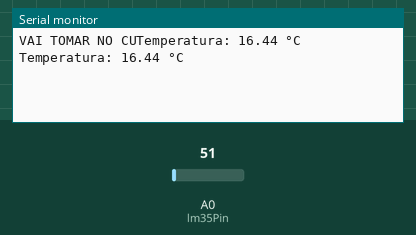
Simulated run of this sketch. Board: Arduino Uno, built with avr-gcc and run on an emulated ATmega328P. On the bench: the last lines printed to the serial monitor. Inputs (shaded band) come from the test bench; at power-on: A0 (lm35Pin) = 51.

Above: at 1.8 s.
1.9 s: A0 (lm35Pin) set to 61
At 2.7 s:
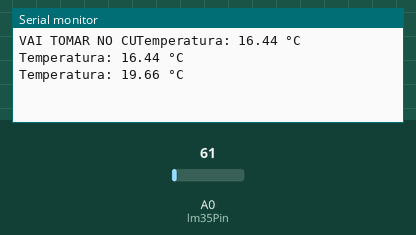
3.4 s: A0 (lm35Pin) set to 71
At 4.3 s:
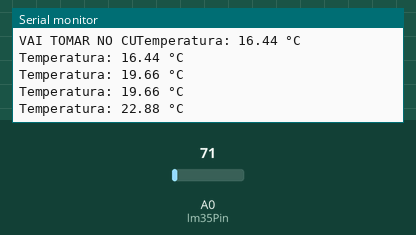
Timing chart, 0 to 6.4 s (numbered marks = the images above; inputs shaded):
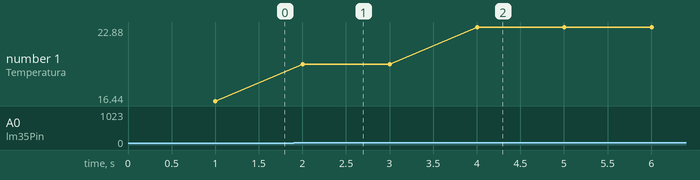

Measured:
- after the input at 1.9 s, the serial monitor: prints a new line after 0.10 s (image 1)
- after the input at 3.4 s, the serial monitor: prints a new line after 0.60 s (image 2)
- plotted number 1: 16.44 → 19.66 after the input at 1.9 s, 19.66 → 22.88 after the input at 3.4 s

The sketch:

sketch_sep20a.ino
```cpp
// Define o pino do sensor LM35
const int lm35Pin = A0; // Pino analógico do NodeMCU

void setup() {
  Serial.begin(9600); // Inicializa a comunicação serial
  Serial.print("VAI TOMAR NO CU");
}

void loop() {
  // Lê o valor analógico do sensor LM35
  int analogValue = analogRead(lm35Pin);

  // Converte o valor analógico para tensão (ESP8266 usa resolução de 10 bits)
  float voltage = analogValue * (3.3 / 1024.0); // 3.3V é a referência

  // Converte a tensão para temperatura em graus Celsius
  float temperatureC = voltage * 100.0;

  // Exibe a temperatura no monitor serial
  Serial.print("Temperatura: ");
  Serial.print(temperatureC);
  Serial.println(" °C");

  // Aguarda 1 segundo antes de ler novamente
  delay(1000);
}
```
